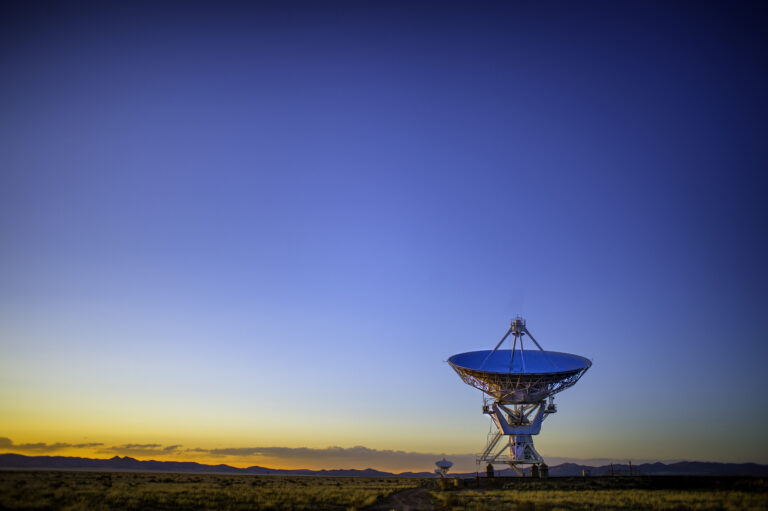
#> input picture img/local_feature.jpg, 768 x 511 px
$ python local_feature_extraction.py
#> lines starting #> are read from the running program, lines starting #| are printed output that depends on the picture
import cv2
import matplotlib.pyplot as plt
import numpy as np

img = cv2.imread('img/local_feature.jpg', cv2.IMREAD_GRAYSCALE)
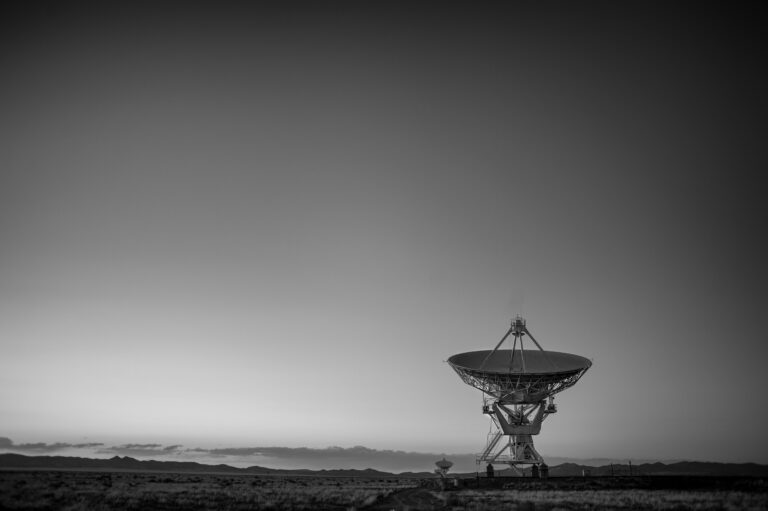
#> img: shape (511, 768); min 0, max 214, mean 99.7


# 모니터의 네 꼭짓점을 수기로 기록한다.
font = cv2.FONT_HERSHEY_SIMPLEX

def click_event(event, x,y, flags, params) :
    if event == cv2.EVENT_LBUTTONDOWN :

        print(x, y)
        cv2.putText(img, f'{(x,y)}', (x,y), font, 1, (255, 0, 0), 2)
        cv2.circle(img, (x,y), 2, (0,0,255), 3)
        cv2.imshow('image', img)

# Moravec's corner detection
# 수기로 SSD(Sum of Squared Difference)를 확인하고 싶은 좌표 추출.

cv2.imshow('image', img)
cv2.setMouseCallback('image', click_event)
cv2.waitKey(0)
cv2.destroyAllWindows()

a, b, c = (332, 520), (453, 243), (189, 199)

def calc_SSD(img, pt) :
    '''
    calculate SSD(Sum of Squared Difference) from Moravec's Corner detection.
    값이 클수록, 마스크 내에 그래디언트값이 크다는 뜻이고, 엣지일 확률이 높다는 뜻이다.
    '''
#> called with pt = (332, 520)
    res = np.zeros((3,3), np.uint8)
    y,x = pt
    for j in range(-1, 2) :
        for i in range(-1, 2) :
            v, u = y + j, x + i
            res[j+1,i+1] = np.sum(np.square(img[y-1:y+2,x-1:x+2] - img[v-1:v+2, u-1:u+2]))
#> after the loop, res = [[203, 60, 252], [60, 0, 191], [237, 4, 228]]
    return np.sum(res)

print('SSD(a) : ', calc_SSD(img, a))
#| SSD(a) :  1235
print('SSD(b) : ', calc_SSD(img, b))
#| SSD(b) :  797
print('SSD(c) : ', calc_SSD(img, c))
#| SSD(c) :  9

$ run again, with img/crossfit.jpg copied over img/local_feature.jpg
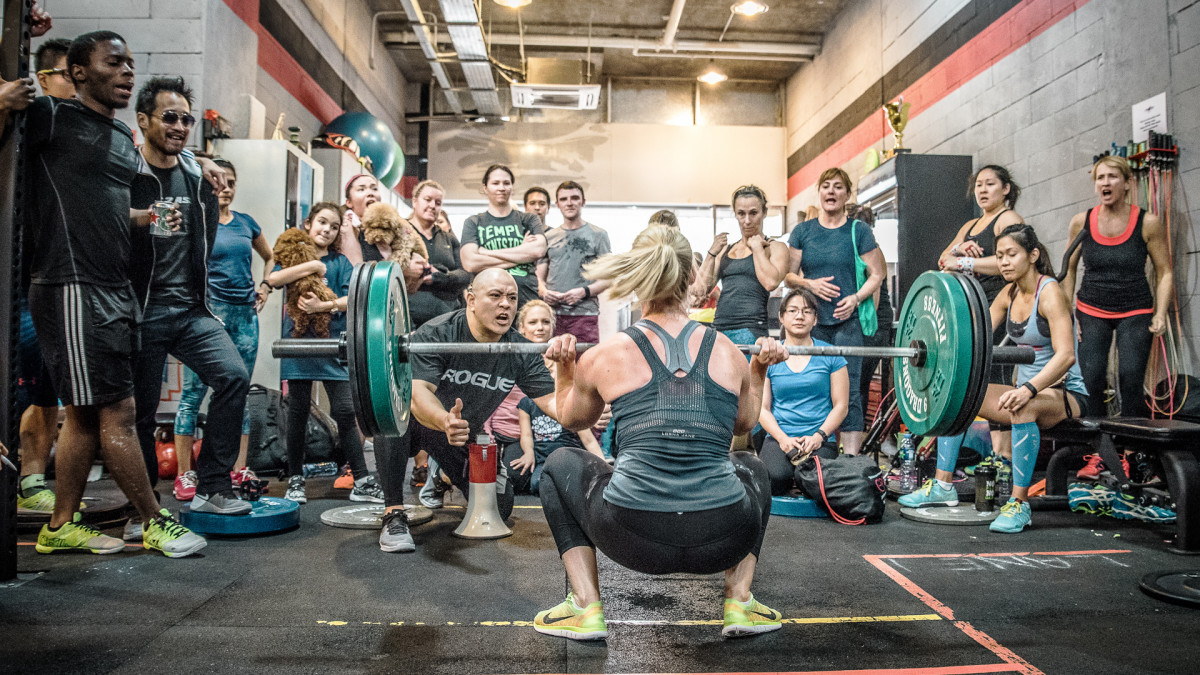
#> input picture img/crossfit.jpg, 1200 x 675 px
#> `img = cv2.imread('img/local_feature.jpg', cv2.IMREAD_GRAYSCALE)`:
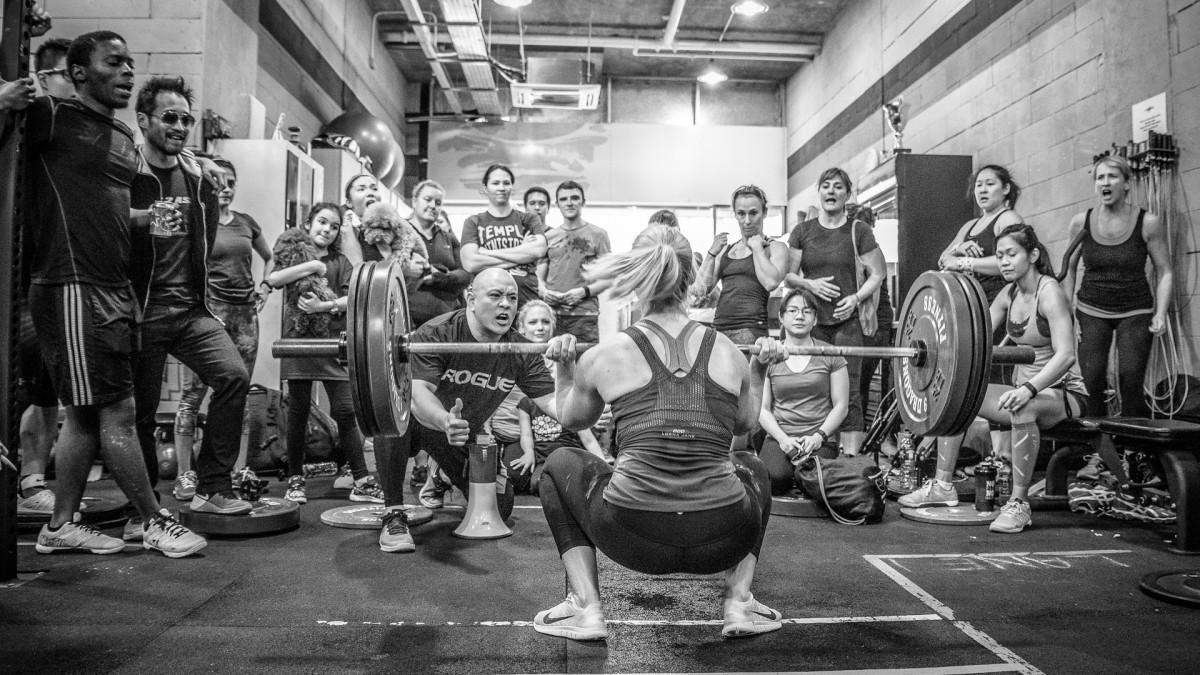
#> img: shape (675, 1200); min 0, max 255, mean 107.6
#> after the loop in calc_SSD, `for j in range(-1, 2) :`: res = [[181, 205, 190], [64, 0, 14], [118, 208, 185]]
#| SSD(a) :  1165
#| SSD(b) :  644
#| SSD(c) :  683

$ run again, with img/face.jpg copied over img/local_feature.jpg
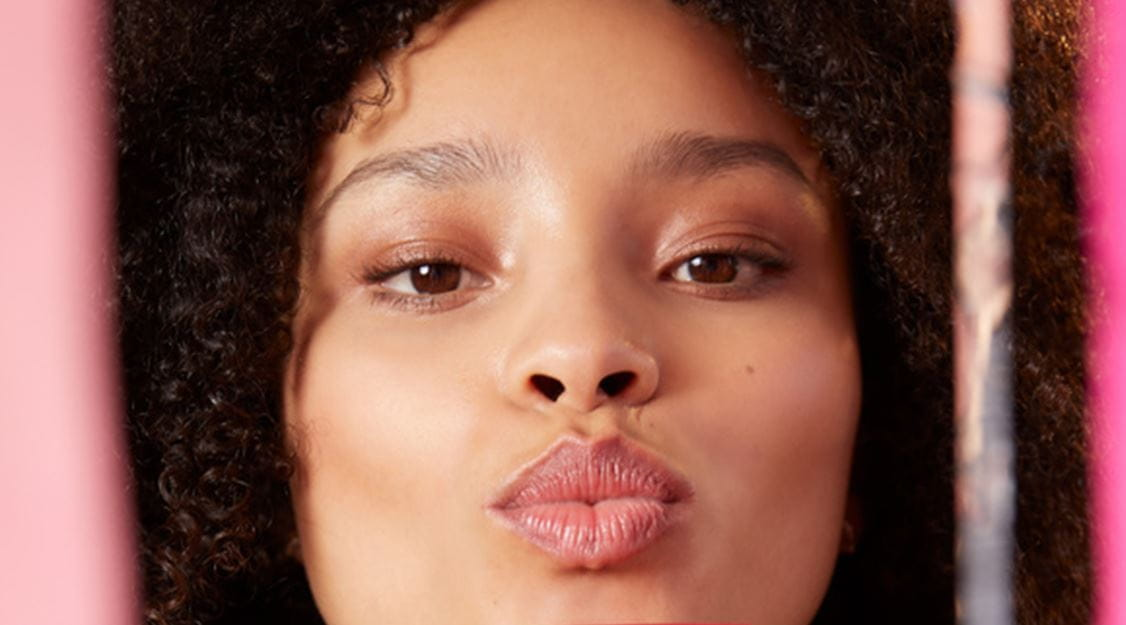
#> input picture img/face.jpg, 1126 x 625 px
#> `img = cv2.imread('img/local_feature.jpg', cv2.IMREAD_GRAYSCALE)`:
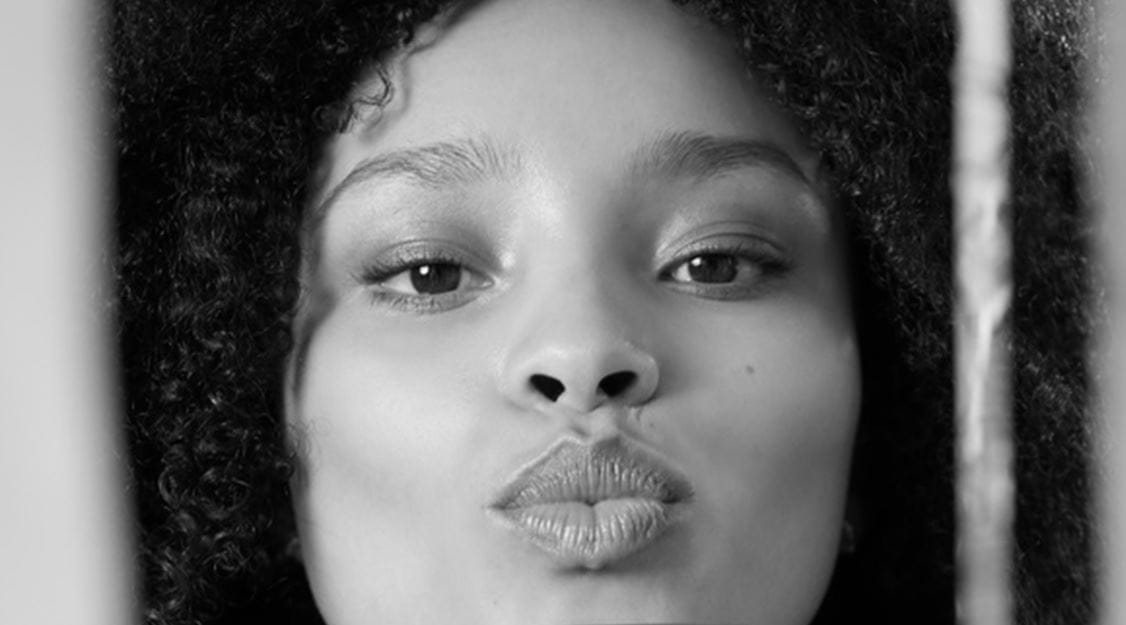
#> img: shape (625, 1126); min 0, max 255, mean 103.7
#> after the loop in calc_SSD, `for j in range(-1, 2) :`: res = [[35, 18, 8], [6, 0, 6], [4, 12, 30]]
#| SSD(a) :  119
#| SSD(b) :  771
#| SSD(c) :  1102

$ run again, with img/face_rot20.jpg copied over img/local_feature.jpg
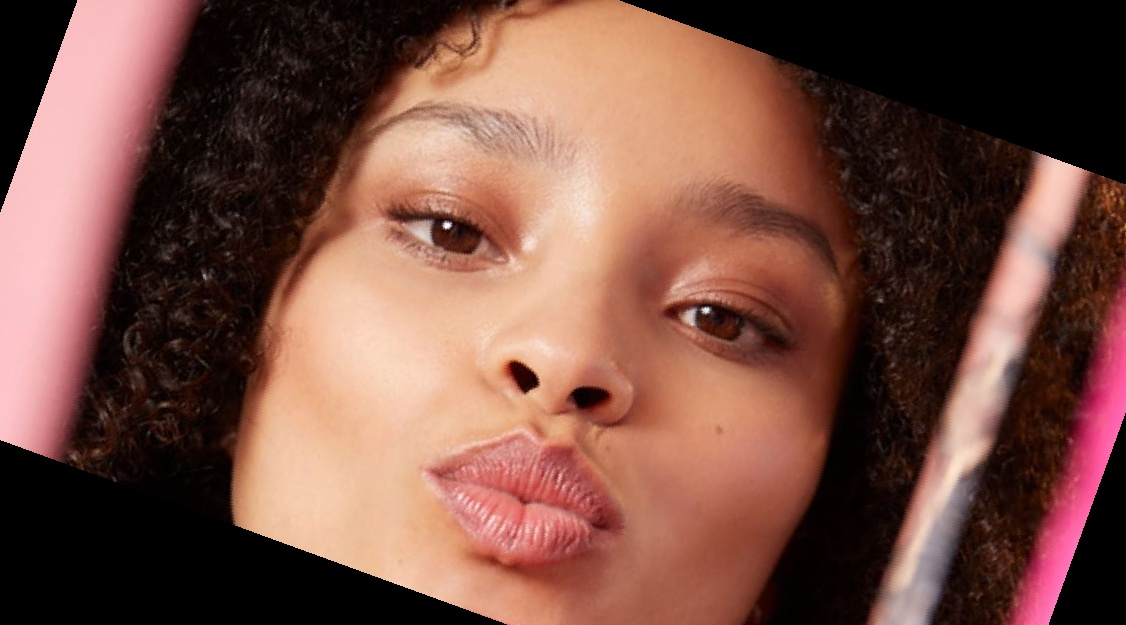
#> input picture img/face_rot20.jpg, 1126 x 625 px
#> `img = cv2.imread('img/local_feature.jpg', cv2.IMREAD_GRAYSCALE)`:
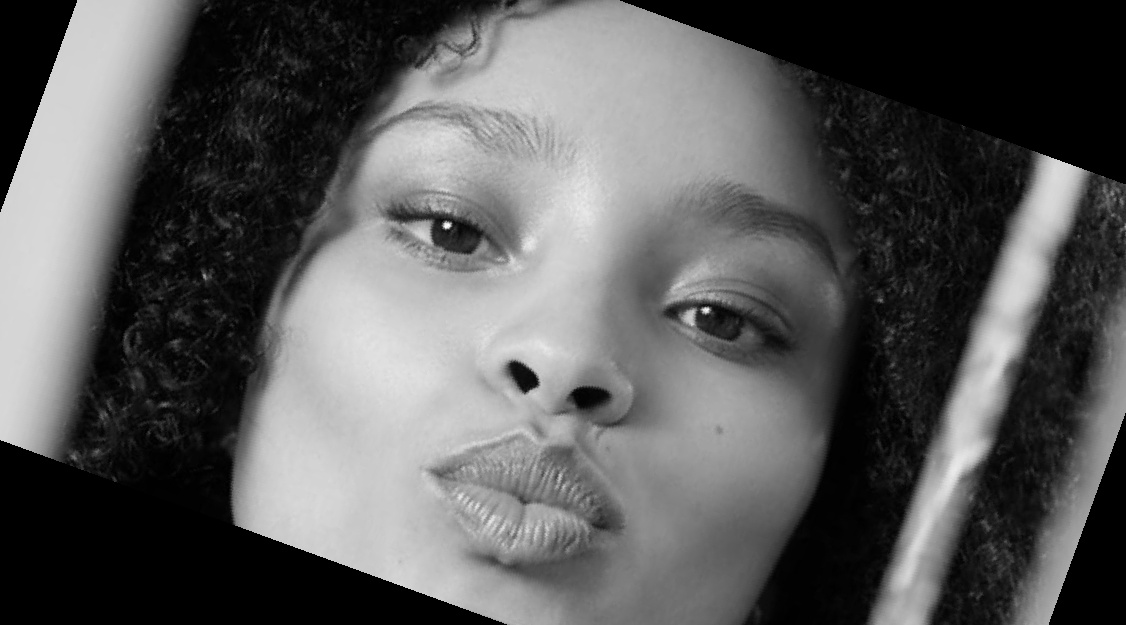
#> img: shape (625, 1126); min 0, max 255, mean 90.5
#> after the loop in calc_SSD, `for j in range(-1, 2) :`: res = [[20, 8, 5], [5, 0, 7], [13, 16, 25]]
#| SSD(a) :  99
#| SSD(b) :  720
#| SSD(c) :  806
